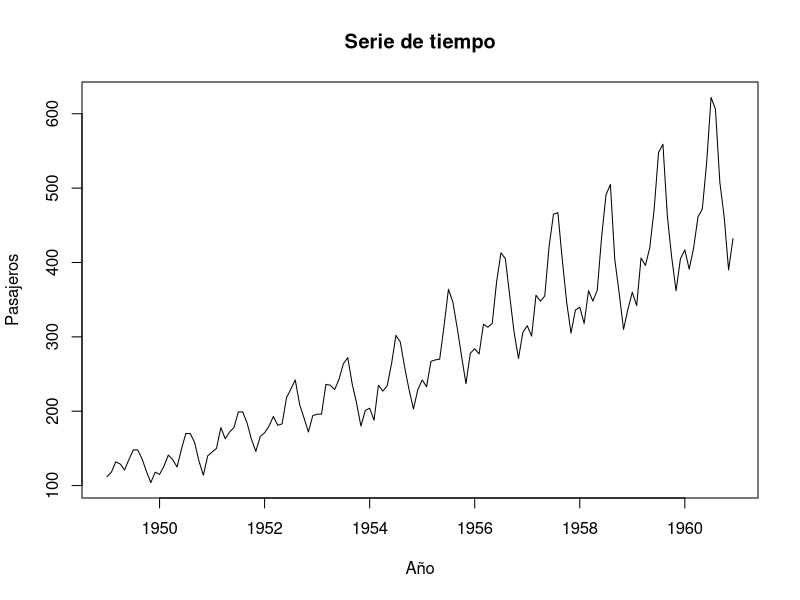
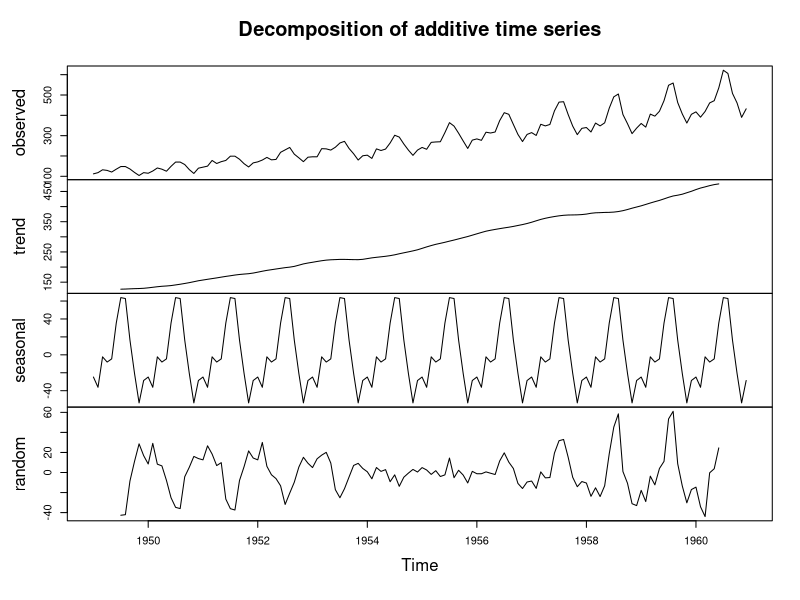
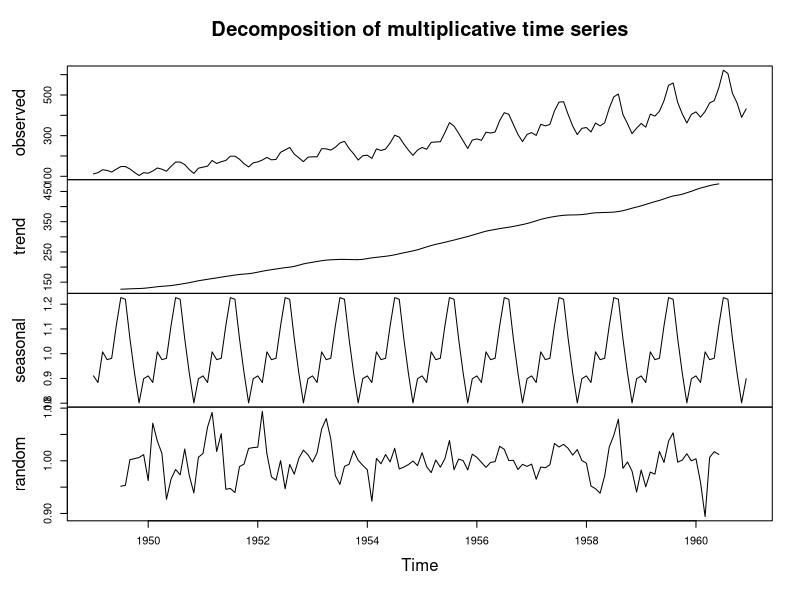
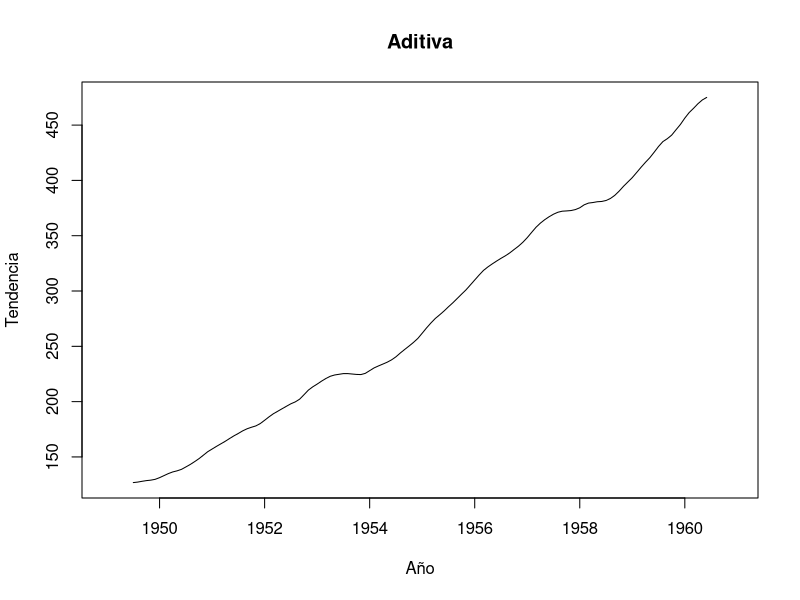

R code for these plots, in order: (Note: this script raises an error after producing the figures.)
library(forecast)
data(AirPassengers)
AP <- AirPassengers

#Realiza la gráfica de la serie de tiempo
tsb <- ts(AP, start = c(1949,01), frequency = 12)
plot(tsb, main = "Serie de tiempo", ylab = "Pasajeros", xlab = "Año")

#Descompón la serie de tiempo en aditiva y multiplicativa y realiza sus gráficas
aditiva <- decompose(tsb, type = "additive")
plot(aditiva)

multi <- decompose(tsb, type = "multiplicative")
plot(multi)

#Realiza la gráfica de la descomposición aditiva con la tendencia y la 
#estacionalidad utilizando el comando lines
plot(aditiva$trend , main  = "Aditiva", ylab = "Tendencia", xlab = "Año")
lines(aditiva$seasonal + tsbd$trend, col = 2, lty = 2, lwd = 2 )

#Realiza la gráfica de la descomposición multiplicativa con la tendencia y la 
#estacionalidad utilizando el comando lines
plot(multi$trend , main  = "Multiplicativa", ylab = "Tendencia", xlab = "Año")
lines(multi$seasonal + tsbd$trend, col = 2, lty = 2, lwd = 2 )
